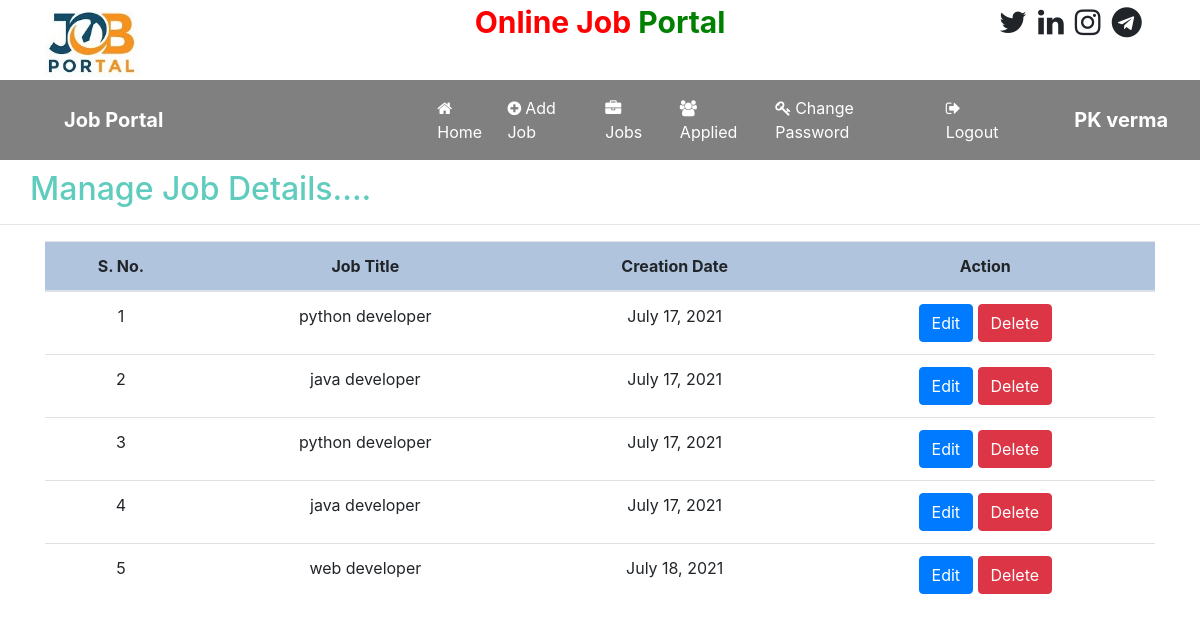
The page /job_list (signed in) on the database its author committed.
### job/models.py (models this page shows, shortened)
class Job(models.Model):
    recruiter=models.ForeignKey(Recruiter, on_delete=models.CASCADE)
    start_date=models.DateField()
    end_date=models.DateField()
    title=models.CharField(max_length=100)
    salary=models.FloatField(max_length=20)
    image=models.FileField()
    description=models.CharField(max_length=300)
    experience=models.CharField(max_length=50)
    location=models.CharField(max_length=100)
    skills=models.CharField(max_length=100)
    creation_date=models.DateField()

### job/views.py (the view)
# urls.py: path('job_list', job_list, name='job_list'),
def job_list(request):
    if not request.user.is_authenticated:
        return redirect('recruiter_login')
    user=request.user
    recruiter=Recruiter.objects.get(user=user)
    job=Job.objects.filter(recruiter=recruiter)
    context={'job':job}
    return render(request, 'job_list.html',context)

### job/templates/job_list.html (shortened to what this page needs)
{% load static %}
{% block body %}
{% include 'recruiter_navigation.html' %}
<h2 style="color:rgb(95, 204, 189); margin-left: 30px; margin-top: 10px;">Manage Job Details....</h2>
<hr>
<div class="container">
    <table class="table table-hover" id="example">
        <thead>
            <tr style="background-color: lightsteelblue;">
                <th>S. No.</th>
                <th>Job Title</th>
                <th>Creation Date</th>
                <th>Action</th>
            </tr>
        </thead>
        <tbody>
            {% for i in job %}
            <tr>
                <td>{{forloop.counter}}  </td>
                <td>{{i.title}}</td>
                <td>{{i.creation_date}}</td>
                <td><a href="{% url 'edit_job' i.id %}" class="btn btn-primary" >Edit</a>
                    <a href="{% url 'change_status' i.id %}" class="btn btn-danger" >Delete</a>
                </td>
            </tr>
            {% endfor %}
        </tbody>
    </table>
</div>
{% endblock %}

### job/templates/recruiter_navigation.html (shortened to what this page needs)
<!DOCTYPE html>
<html lang="en">
<head>
    {% load static %}
    <link rel="stylesheet" href="https://maxcdn.bootstrapcdn.com/bootstrap/4.5.2/css/bootstrap.min.css">
    <link rel="stylesheet" href="https://cdnjs.cloudflare.com/ajax/libs/font-awesome/4.7.0/css/font-awesome.min.css">
</head>
<body>
    <div class="container">
        <div class="row">
            <div class="col-sm-3">
                <img src="{% static 'images/jp2.jpg' %}" style="width:140pb; height:80px">
            </div>
            <div class="col-sm-6 mt-10 text-center">
               <span style="font-weight:bold; font-size:30px">
                    <span style="color:red">Online Job</span>
                    <span style="color:green">Portal </span>
               </span>
            </div>
            <div class="col-sm-3 mt-10" style="padding-left:10%">
                <span style="font-weight:bold; font-size:30px">
                    <span><i class="fa fa-twitter "></i></span>
                    <span><i class="fa fa-linkedin pl-1"></i></span>
                    <span><i class="fa fa-instagram pl-1"></i></span>
                    <span><i class="fa fa-telegram pl-1"></i></span>
                </span>
            </div>
        </div>
    </div>
    <nav class="navbar navbar-expand-sm" style="background-color:gray">
        <a class="navbar-brand pl-5 font-weight-bold text-white">Job Portal</a>
        <ul class="navbar-nav">
            <li class="nav-item">
                <a class="nav-link" href="{% url 'recruiter_home' %}" style="margin-left:250px"><i class="fa fa-home  mr-1"></i>Home</a>
            </li>
            <li class="nav-item">
                <a class="nav-link" href="{% url 'add_job' %}" ><i class="fa fa-plus-circle mr-1"></i>Add Job</a>
            </li>
            <li class="nav-item">
                <a class="nav-link" href="{% url 'job_list' %}" ><i class="fa fa-briefcase mr-1"></i>Jobs</a>
            </li>
            <li class="nav-item">
                <a class="nav-link" href="#" ><i class="fa fa-users mr-1"></i>Applied</a>
            </li>
            <li class="nav-item">
                <a class="nav-link" href="{% url 'recruiter_change_pwd' %}" ><i class="fa fa-key mr-1"></i>Change Password</a>
            </li>
            <li class="nav-item">
                <a class="nav-link" href="{% url 'logout' %}" ><i class="fa fa-sign-out mr-1"></i>Logout</a>
            </li>
        </ul>
        <a class="navbar-brand pl-5 font-weight-bold text-white">{{request.user.first_name}} {{request.user.last_name}}</a>
    </nav>
</body>
</html>

### job/templates/recruiter_navigation.html (style rules this page uses)
.nav-link { color:white !important; margin-right:5px }

### job/templates/job_list.html (style rules this page uses)
tr { text-align: center; }

### rows shown on the page
Job: title "python developer", creation_date "July 17, 2021"
Job: title "java developer", creation_date "July 17, 2021"
Job: title "python developer", creation_date "July 17, 2021"
Job: title "java developer", creation_date "July 17, 2021"
Job: title "web developer", creation_date "July 18, 2021"

### other values the page prints
{{ request.user.first_name }} "PK"
{{ request.user.last_name }} "verma"
